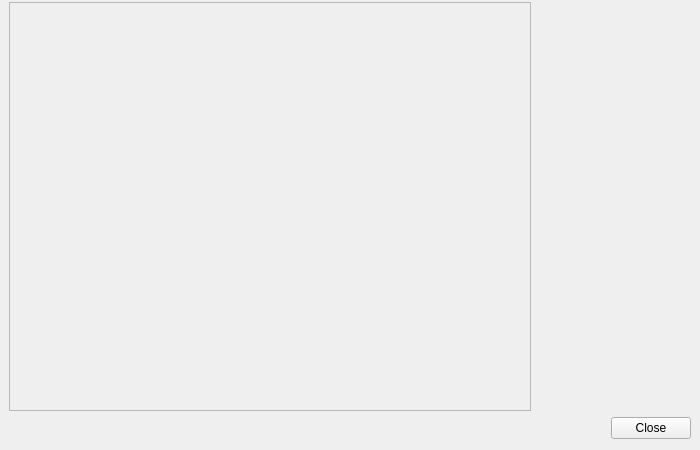
<?xml version="1.0" encoding="UTF-8"?>
<ui version="4.0">
 <class>AddonManagerDialog</class>
 <widget class="QDialog" name="AddonManagerDialog">
  <property name="geometry">
   <rect>
    <x>0</x>
    <y>0</y>
    <width>700</width>
    <height>450</height>
   </rect>
  </property>
  <property name="windowTitle">
   <string>Addon Manager</string>
  </property>
  <layout class="QVBoxLayout" name="verticalLayout">
   <property name="spacing">
    <number>0</number>
   </property>
   <property name="leftMargin">
    <number>9</number>
   </property>
   <property name="topMargin">
    <number>0</number>
   </property>
   <property name="rightMargin">
    <number>9</number>
   </property>
   <item>
    <widget class="wProgressBar" name="widget" native="true">
     <property name="sizePolicy">
      <sizepolicy hsizetype="Preferred" vsizetype="Fixed">
       <horstretch>0</horstretch>
       <verstretch>0</verstretch>
      </sizepolicy>
     </property>
     <property name="minimumSize">
      <size>
       <width>0</width>
       <height>2</height>
      </size>
     </property>
     <property name="maximumSize">
      <size>
       <width>16777215</width>
       <height>2</height>
      </size>
     </property>
    </widget>
   </item>
   <item>
    <layout class="QHBoxLayout" name="horizontalLayout" stretch="0,0">
     <item>
      <widget class="ady::ListView" name="listView">
       <property name="widgetResizable">
        <bool>true</bool>
       </property>
       <widget class="QWidget" name="scrollAreaWidgetContents">
        <property name="geometry">
         <rect>
          <x>0</x>
          <y>0</y>
          <width>512</width>
          <height>397</height>
         </rect>
        </property>
       </widget>
      </widget>
     </item>
     <item>
      <widget class="QStackedWidget" name="stackedWidget">
       <property name="minimumSize">
        <size>
         <width>0</width>
         <height>0</height>
        </size>
       </property>
       <property name="maximumSize">
        <size>
         <width>160</width>
         <height>16777215</height>
        </size>
       </property>
       <widget class="QWidget" name="page">
        <layout class="QVBoxLayout" name="verticalLayout_2">
         <property name="leftMargin">
          <number>0</number>
         </property>
         <property name="topMargin">
          <number>9</number>
         </property>
         <property name="rightMargin">
          <number>0</number>
         </property>
         <property name="bottomMargin">
          <number>9</number>
         </property>
         <item>
          <widget class="QLabel" name="author">
           <property name="text">
            <string/>
           </property>
          </widget>
         </item>
         <item>
          <widget class="QLabel" name="version">
           <property name="text">
            <string/>
           </property>
          </widget>
         </item>
         <item>
          <widget class="QLabel" name="url">
           <property name="text">
            <string/>
           </property>
          </widget>
         </item>
         <item>
          <spacer name="verticalSpacer">
           <property name="orientation">
            <enum>Qt::Vertical</enum>
           </property>
           <property name="sizeHint" stdset="0">
            <size>
             <width>20</width>
             <height>40</height>
            </size>
           </property>
          </spacer>
         </item>
        </layout>
       </widget>
       <widget class="QWidget" name="page_2"/>
      </widget>
     </item>
    </layout>
   </item>
   <item>
    <layout class="QHBoxLayout" name="horizontalLayout_2">
     <property name="topMargin">
      <number>6</number>
     </property>
     <item>
      <spacer name="horizontalSpacer">
       <property name="orientation">
        <enum>Qt::Horizontal</enum>
       </property>
       <property name="sizeHint" stdset="0">
        <size>
         <width>40</width>
         <height>20</height>
        </size>
       </property>
      </spacer>
     </item>
     <item>
      <widget class="QPushButton" name="close">
       <property name="text">
        <string>Close</string>
       </property>
       <property name="autoDefault">
        <bool>false</bool>
       </property>
      </widget>
     </item>
    </layout>
   </item>
  </layout>
 </widget>
 <customwidgets>
  <customwidget>
   <class>wProgressBar</class>
   <extends>QWidget</extends>
   <header location="global">w_progress_bar.h</header>
   <container>1</container>
  </customwidget>
  <customwidget>
   <class>ady::ListView</class>
   <extends>QScrollArea</extends>
   <header>components/listview/listview.h</header>
   <container>1</container>
  </customwidget>
 </customwidgets>
 <resources/>
 <connections/>
</ui>
